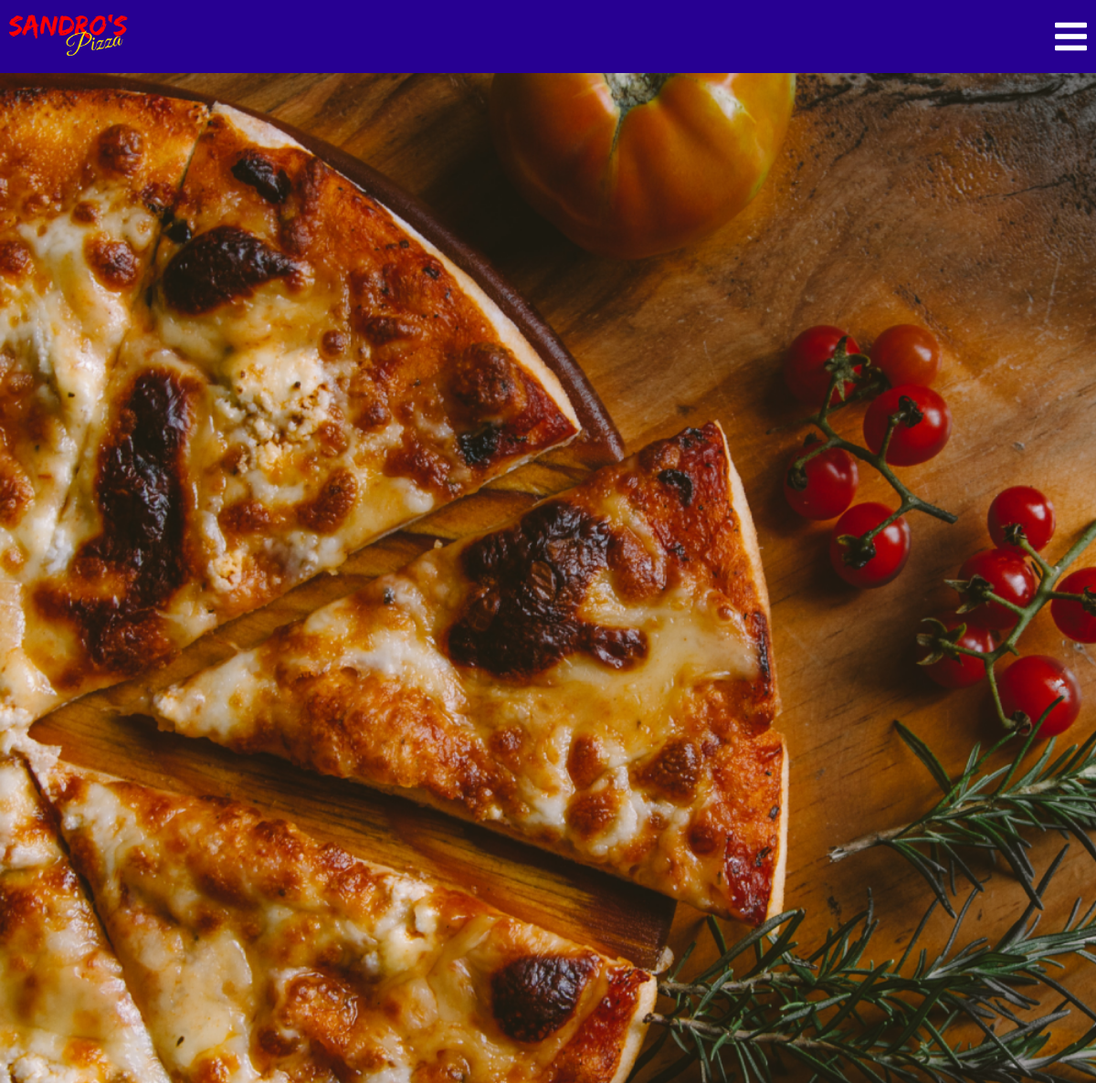
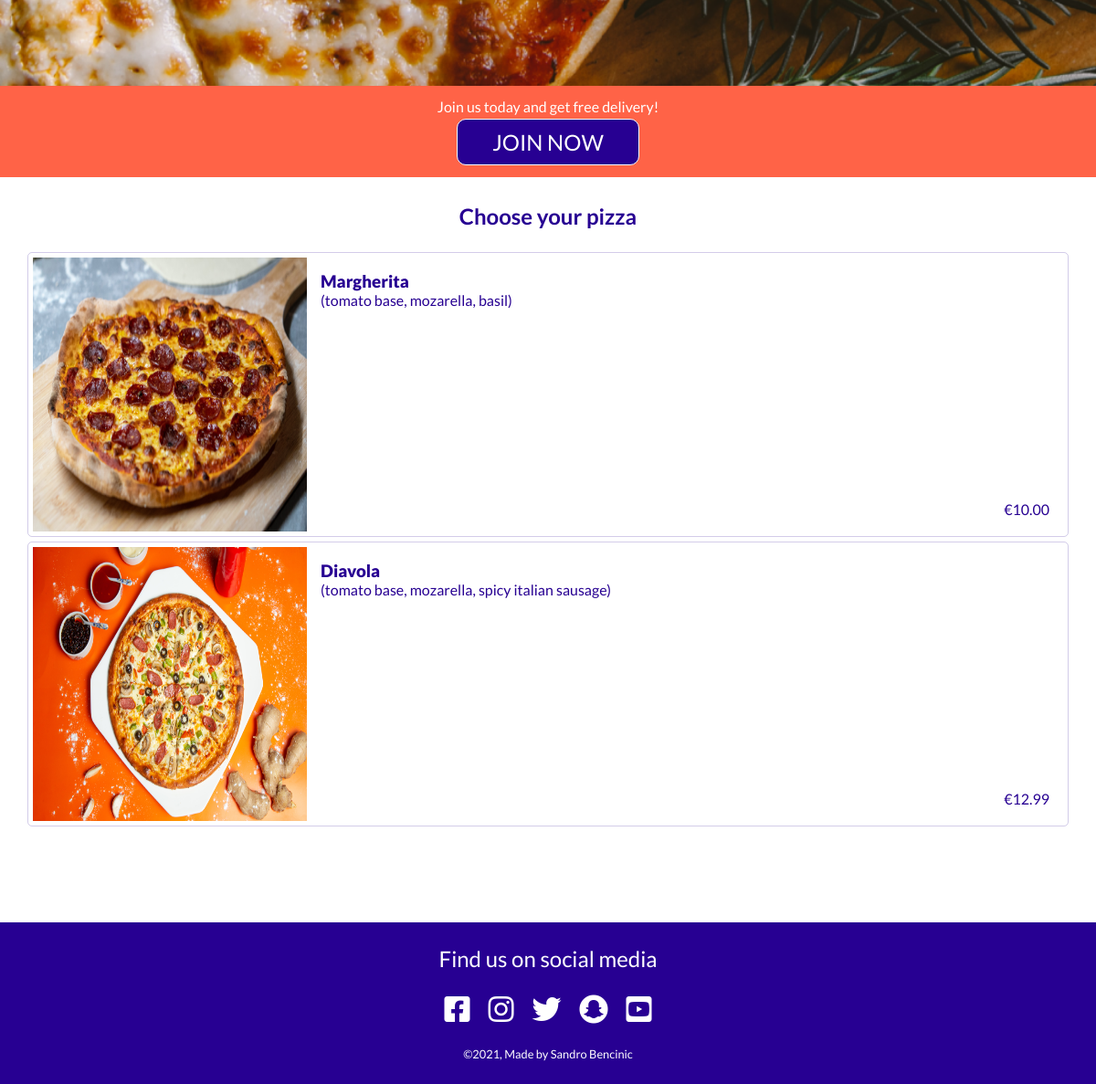
Screenshot of /product/menu/ with the database file from the repository (2 pictures, top to bottom).
### product/models.py (models this page shows, shortened)
class Item(models.Model):
    name = models.CharField(max_length=50)
    ingredients = models.CharField(max_length=100)
    price = models.DecimalField(max_digits=10, decimal_places=2)
    image = models.ImageField(null=True, blank=True)

### product/views.py (the view)
# urls.py: path('menu/', menu, name='menu'),
def menu(request):
    context = {
        'items': Item.objects.all(),
        'show_bag': True
    }
    return render(request, 'product/menu.html', context)

### order/contexts.py (called while the page is built, shortened)
def contexts(request):
    bag_items = []
    grand_total = 0
    if request.user.is_authenticated:
        delivery_fee = 0
    else:
        delivery_fee = 2
    grand_total += delivery_fee
    order_time = None
    bag = request.session.get('bag', {})
    context = {
        'bag_items': bag_items,
        'grand_total': grand_total,
        'order_time': order_time,
        'delivery_fee': delivery_fee,
    }
    return context

### product/templates/product/menu.html (shortened to what this page needs)
{% extends 'base.html' %}
{% load static %}
{% block content %}
    <img class="bg-main" src="{% static 'images/bg-main-mobile.webp' %}" alt="pizza on wooden table - top perspective">
    {% if user.is_anonymous %}
        <div class="subscribe">
            <p class="subscribe__text">Join us today and get free delivery!</p>
            <a href="{% url 'account_signup' %}" class="subscribe__btn btn">JOIN NOW</a>
        </div>
    {% endif %}
    <div class="menu">
        <h2 class="menu__title">Choose your pizza</h2>
        {% for item in items %}
        <div>
            <a href="{% url 'item' item.id %}" class="product">
                <img src="{{ item.image.url }}" alt="" class="product__img">
                <div class="product__info">
                    <h3 class="product__name">{{ item.name }}</h3>
                    <p class="product__description">{{ item.ingredients }}</p>
                    <p class="product__price">
                        €<span>{{ item.price }}</span>
                    </p>
                </div>
            </a>
        </div>
        {% endfor %}
    </div>
{% endblock content %}

### static/css/style.css (style rules this page uses)
* { position: relative; box-sizing: border-box; margin: 0; padding: 0; }
*, a { font-family: 'Lato', sans-serif; color: black; }
body { min-height: 100vh; display: flex; flex-direction: column; justify-content: space-between; }
a { text-decoration: none; }
.btn { display: block; color: white !important; border: 1px solid rgb(39, 0, 146); border-radius: 10px; background-color: rgb(39, 0, 146); padding: 10px; width: 200px; font-size: 1.5rem; text-align: center; }
.bg-main { width: 100%; }
.subscribe { display: flex; flex-direction: column; align-items: center; justify-content: space-evenly; background-color: tomato; height: 100px; padding: 10px; top: -3px; text-align: center; }
.subscribe__text, .subscribe__btn { color: white; }
.subscribe__btn { border-color: white; }
.menu { padding: 25px 0 100px 0; }
.menu__title { text-align: center; color: rgb(39, 0, 146); margin-bottom: 25px; }
.product { display: flex; padding: 5px; border: 1px solid rgb(39, 0, 146, 0.2); border-radius: 5px; width: 95vw; margin: 5px auto; }
.product * { color: rgb(39, 0, 146); }
.product__img { height: 25vw; width: 25vw; }
.product__info { width: 75vw; padding: 15px; padding-left: 15px; }
.product__name { font-weight: 900; }
.product__price { position: absolute; bottom: 15px; right: 15px; }

### rows the page displays
Item: image (picture), name "Margherita", ingredients "(tomato base, mozarella, basil)", price "10.00"
Item: image (picture), name "Diavola", ingredients "(tomato base, mozarella, spicy italian sausage)", price "12.99"
